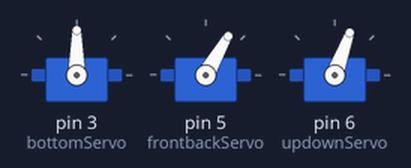
Simulated run of this sketch. Board: Arduino Uno, built with avr-gcc and run on an emulated ATmega328P. On the bench: 3 × servo.

Above: at 0.7 s.
At 20.38 s:
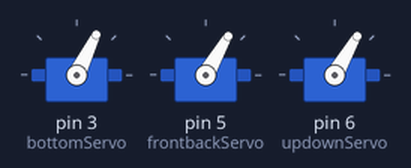
At 37.3 s:
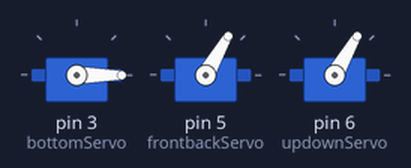
At 39.95 s:
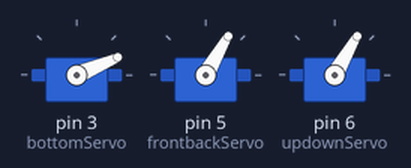
Timing chart, 0 to 40.0 s (numbered marks = the images above):
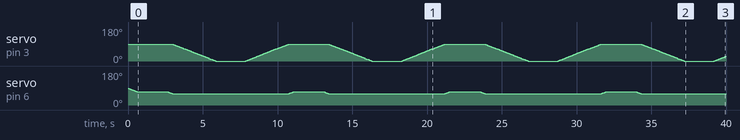

The sketch:

foxRobotArm.ino
```cpp
//RobotArmServoの可動範囲(5V 0.3AのDC電源での動作の場合)
//bottomServo:0-150
//frontbackServo:60-120
//updownServo:40-70

#include <VarSpeedServo.h>

VarSpeedServo bottomServo;
VarSpeedServo frontbackServo;
VarSpeedServo updownServo;

void setup(){
  bottomServo.attach(3);
  frontbackServo.attach(5);
  updownServo.attach(6);

  //frontbackServoは角度固定のためsetup内で角度指定
  frontbackServo.write(60);
  frontbackServo.wait();
}

void loop() {
  moveFillPos();
  delay(2000);
  moveWaitPos();
  delay(2000);
}

//WaitPositionに戻る関数
void moveWaitPos(){
  updownServo.write(60,20,true);
  bottomServo.write(0,20,true);
  bottomServo.wait();
  updownServo.wait();
}

//砂糖FillPositionに戻る関数
void moveFillPos(){
  bottomServo.write(90,20,true);
  updownServo.write(70,20,true);
  bottomServo.wait();
  updownServo.wait();
}
```
